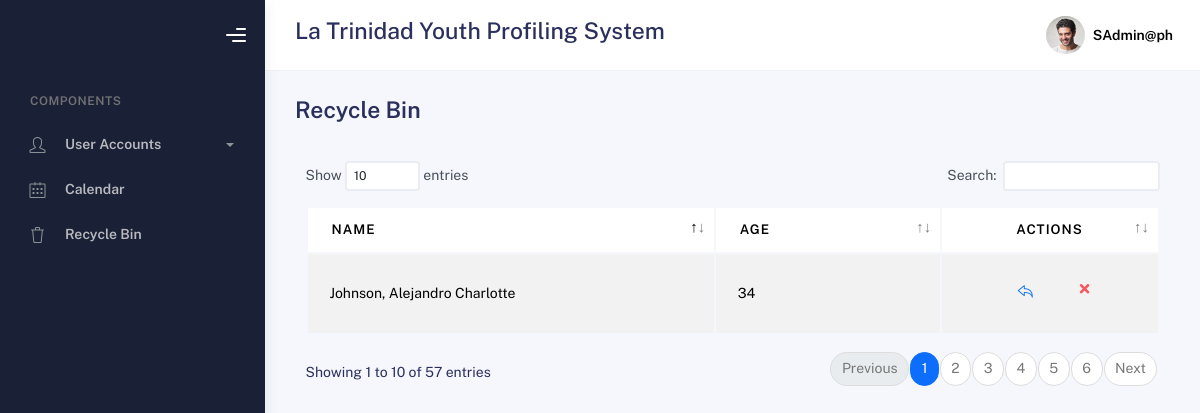
The page /bootstrap/temp_recycle.php (signed in) on the database its author committed.
### tables this page shows
CREATE TABLE `delete_profile` (
  `id` int(11) NOT NULL,
  `lname` varchar(100) NOT NULL,
  `fname` varchar(100) NOT NULL,
  `mname` varchar(100) NOT NULL,
  `suffix` varchar(20) NOT NULL,
  `region` varchar(100) NOT NULL,
  `province` varchar(100) NOT NULL,
  `municipality` varchar(100) NOT NULL,
  `barangay` varchar(100) NOT NULL,
  `purok` varchar(100) NOT NULL,
  `sex` varchar(10) NOT NULL,
  `age` int(11) NOT NULL,
  `email` varchar(100) NOT NULL,
  `birth_month` varchar(20) NOT NULL,
  `birth_day` varchar(20) NOT NULL,
  `birth_year` varchar(20) NOT NULL,
  `contactnumber` varchar(20) NOT NULL,
  `civil_status` varchar(20) NOT NULL,
  `youth_classification` varchar(100) NOT NULL,
  `age_group` varchar(50) NOT NULL,
  `work_status` varchar(50) NOT NULL,
  `educational_background` varchar(50) NOT NULL,
  `register_sk_voter` varchar(50) NOT NULL,
  `voted_last_election` varchar(3) NOT NULL,
  `attended_kk` varchar(3) NOT NULL,
  `times_attended_kk` int(11) NOT NULL,
  `date_created` varchar(50) NOT NULL
);

### bootstrap/temp_recycle.php (the view, shortened to what this page needs)
<?php
include("../conne.php");
if (isset($_SESSION['role'])) {
  $role = $_SESSION['role'];
} else {
  echo "Role information not found. Please contact administrator.";
  exit();
}
$select_sql = "SELECT * FROM delete_profile";
$result = mysqli_query($conn, $select_sql);
$barangay_code = "";
?>
<!DOCTYPE html>
<html lang="en">
<head>
    <link rel="stylesheet" href="assets/css/bootstrap.min.css" />
    <link rel="stylesheet" href="assets/css/plugins.min.css" />
    <link rel="stylesheet" href="assets/css/kaiadmin.min.css" />
  </head>
  <body>
  <div class="wrapper">
      <div class="sidebar" data-background-color="dark">
        <div class="sidebar-logo">
          <div class="logo-header" data-background-color="dark">
            <div class="nav-toggle">
              <button class="btn btn-toggle toggle-sidebar">
                <i class="gg-menu-right"></i>
              </button>
            </div>
          </div>
        </div>
        <div class="sidebar-wrapper scrollbar scrollbar-inner">
          <div class="sidebar-content">
            <ul class="nav nav-secondary">
              <li class="nav-section">
                <h4 class="text-section">Components</h4>
              </li>
              <li class="nav-item">
              <li class="nav-item">
              <?php
               if ($role == 'admin' || $role == 'superadmin') {
                echo '
                <a data-bs-toggle="collapse" href="#forms">
                  <i class="fas icon-user"></i>
                  <p>User Accounts</p>
                  <span class="caret"></span>
                </a>
                <div class="collapse" id="forms">
                  <ul class="nav nav-collapse">
                    <li>
                      <a href="temp_accounts.php">
                        <span class="sub-item">View Accounts</span>
                      </a>
                    </li>
                    <li>
                      <a href="temp_createacc.php">
                        <span class="sub-item">Create Account</span>
                      </a>
                    </li>
                  </ul>
                </div>
              </li>';
               }
               ?>
              <li class="nav-item">
                <a href="calendar.php">
                  <i class="fas icon-calendar"></i>
                  <p>Calendar</p>
                </a>
              </li>
              <li class="nav-item">
                <a href="temp_recycle.php">
                  <i class="fas icon-trash"></i>
                  <p>Recycle Bin</p>
                </a>
              </li>
            </ul>
          </div>
        </div>
      </div>
      <div class="main-panel">
        <div class="main-header">
          <nav
            class="navbar navbar-header navbar-header-transparent navbar-expand-lg border-bottom"
          >
            <div class="container-fluid">
              <h3><?php echo $barangay_code; ?> La Trinidad Youth Profiling System</h3>
              <ul class="navbar-nav topbar-nav ms-md-auto align-items-center">
                <li class="nav-item topbar-user dropdown hidden-caret">
                  <a
                    class="dropdown-toggle profile-pic"
                    data-bs-toggle="dropdown"
                    aria-expanded="false">
                    <div class="avatar-sm">
                  <img src="assets/img/profile.jpg" alt="..." class="avatar-img rounded-circle" />
                </div>
                <span class="profile-username">
                  <span class="fw-bold"><?php echo $_SESSION['email']; ?></span>
                </span>
              </a>
                </li>
              </ul>
            </div>
          </nav>
        </div>
        <div class="container">
          <div class="page-inner">
            <div class="page-header">
              <h3 class="fw-bold mb-3">Recycle Bin</h3>
              </div>
              <div class="card-body">
                        <div class="table-responsive">
                            <div id="basic-datatables_wrapper" class="dataTables_wrapper container-fluid dt-bootstrap4"><div class="row"><div class="col-sm-12 col-md-6"><div class="dataTables_length" id="basic-datatables_length"><label>Show <select name="basic-datatables_length" aria-controls="basic-datatables" class="form-control form-control-sm"><option value="10">10</option><option value="25">25</option><option value="50">50</option><option value="100">100</option></select> entries</label></div></div><div class="col-sm-12 col-md-6"><div id="basic-datatables_filter" class="dataTables_filter"><label>Search:<input type="search" class="form-control form-control-sm" placeholder="" aria-controls="basic-datatables"></label></div></div></div><div class="row"><div class="col-sm-12"><table id="basic-datatables" class="display table table-striped table-hover dataTable" role="grid" aria-describedby="basic-datatables_info">
                                <thead>
                                    <tr role="row">
                                        <th class="sorting_asc" tabindex="0" aria-controls="basic-datatables" rowspan="1" colspan="1" aria-sort="ascending" aria-label="Name: activate to sort column descending" style="width: 541.766px;">Name</th>
                                        <th class="sorting" tabindex="0" aria-controls="basic-datatables" rowspan="1" colspan="1" aria-label="Position: activate to sort column ascending" style="width: 265.516px;">Age</th>
                                        <th class="sorting" tabindex="0" aria-controls="basic-datatables" rowspan="1" colspan="1" aria-label="Office: activate to sort column ascending" style="width: 200.266px;"><center>Actions</center></th>
                                </thead>
                                <tbody>
                                <?php
                                while ($row = mysqli_fetch_assoc($result)) {
                                    echo "<tr>";
                                    echo "<td>" . $row['lname'] . ", " . $row['fname'] . " " . $row['mname'] . " " . $row['suffix'] . "</td>";
                                    echo "<td>" . $row['age'] . "</td>";
                                    echo '<td><center><div class="form-button-action">
                                            <a href="?action=restore&id=' . $row['id'] . '" class="btn btn-link btn-primary btn-lg" data-bs-toggle="tooltip" title="Restore">
                                                <i class="icon-action-undo"></i>
                                            </a>
                                            <a href="?action=delete&id=' . $row['id'] . '" class="btn btn-link btn-danger" data-bs-toggle="tooltip" title="Remove">
                                                <i class="fa fa-times"></i>
                                            </a>
                                            </div>
                                        </center></td>';
                                    echo "</tr>";
                                }
                                ?>
                                </tbody>
                            </table></div></div><div class="row"><div class="col-sm-12 col-md-5"><div class="dataTables_info" id="basic-datatables_info" role="status" aria-live="polite">Showing 1 to 10 of 57 entries</div></div><div class="col-sm-12 col-md-7"><div class="dataTables_paginate paging_simple_numbers" id="basic-datatables_paginate"><ul class="pagination"><li class="paginate_button page-item previous disabled" id="basic-datatables_previous"><a href="#" aria-controls="basic-datatables" data-dt-idx="0" tabindex="0" class="page-link">Previous</a></li><li class="paginate_button page-item active"><a href="#" aria-controls="basic-datatables" data-dt-idx="1" tabindex="0" class="page-link">1</a></li><li class="paginate_button page-item "><a href="#" aria-controls="basic-datatables" data-dt-idx="2" tabindex="0" class="page-link">2</a></li><li class="paginate_button page-item "><a href="#" aria-controls="basic-datatables" data-dt-idx="3" tabindex="0" class="page-link">3</a></li><li class="paginate_button page-item "><a href="#" aria-controls="basic-datatables" data-dt-idx="4" tabindex="0" class="page-link">4</a></li><li class="paginate_button page-item "><a href="#" aria-controls="basic-datatables" data-dt-idx="5" tabindex="0" class="page-link">5</a></li><li class="paginate_button page-item "><a href="#" aria-controls="basic-datatables" data-dt-idx="6" tabindex="0" class="page-link">6</a></li><li class="paginate_button page-item next" id="basic-datatables_next"><a href="#" aria-controls="basic-datatables" data-dt-idx="7" tabindex="0" class="page-link">Next</a></li></ul></div></div></div></div>
                        </div>
                    </div>
    </body>
</html>

### rows shown on the page
delete_profile: lname "Johnson", fname "Alejandro", mname "Charlotte", age "34"

### other values the page prints
$_SESSION['email'] "SAdmin@ph"
